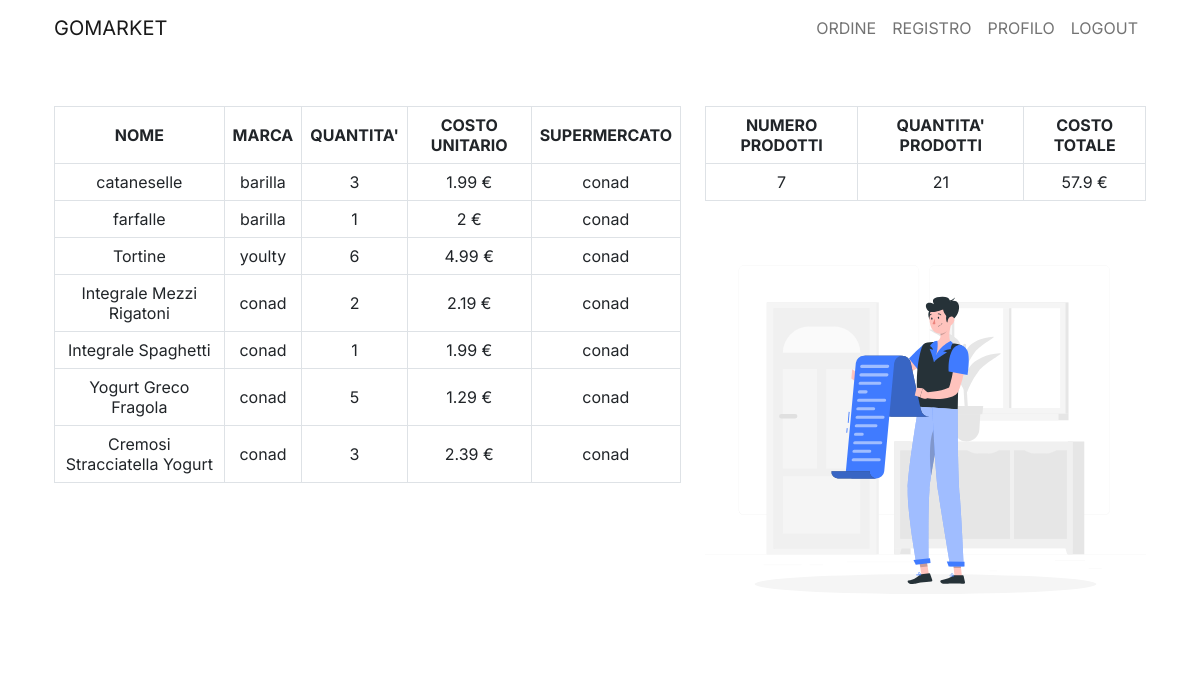
The page /page/cliente/detordine.php?id=31 (signed in) on the database its author committed.
### tables this page shows
CREATE TABLE `prodotto_ordine` (
  `ID` int(3) NOT NULL,
  `fk_id_prodotto` int(3) NOT NULL,
  `quantita_prodotto` int(3) NOT NULL,
  `fk_id_ordine` int(3) NOT NULL
);

CREATE TABLE `prodotto` (
  `ID` int(11) NOT NULL,
  `nome_prodotto` varchar(255) NOT NULL,
  `descrizione_prodotto` text NOT NULL,
  `marca_prodotto` varchar(255) NOT NULL,
  `costo_unitario_prodotto` float NOT NULL,
  `dimensione_prodotto` int(10) NOT NULL,
  `fk_id_supermercato` int(11) NOT NULL
);

CREATE TABLE `supermercato` (
  `ID` int(11) NOT NULL,
  `nome_super` varchar(255) NOT NULL,
  `desc_super` varchar(255) NOT NULL
);

CREATE TABLE `ordine` (
  `ID` int(3) NOT NULL,
  `codice_ordine` varchar(255) NOT NULL,
  `stato_ordine` int(1) NOT NULL,
  `totale_ordine` float NOT NULL,
  `data_ordine` date NOT NULL,
  `fk_id_utente` int(3) NOT NULL
);

### method/funzioni.php (called while the page is built, shortened)
<?php
    function connessione($sql, $base) {
		$conn = mysqli_connect("localhost", "root", "", $base);
		$resultset = $conn->query($sql);
		$righe = mysqli_fetch_all($resultset, MYSQLI_ASSOC);
		return $righe;
	}
?>

### page/cliente/detordine.php (the view, shortened to what this page needs)
<?php
    include("../../method/funzioni.php");
    if(!isset($_SESSION["NOME"])) {
        $nav = "
            <nav class='navbar sticky-top navbar-expand-lg navbar-light bg-white'>
                <div class='container-fluid'>
                <a class='navbar-brand' href='../../index.php'>GOMARKET</a>
                <button class='navbar-toggler' type='button' data-bs-toggle='collapse' data-bs-target='#navbarNav' aria-controls='navbarNav' aria-expanded='false' aria-label='Toggle navigation'>
                    <span class='navbar-toggler-icon'></span>
                </button>
                <div class='collapse navbar-collapse justify-content-end' id='navbarNav'>
                    <ul class='navbar-nav'>
                    <li class='nav-item'>
                        <a class='nav-link' href='../registrazione.php'>REGISTRATI</a>
                    </li>
                    <li class='nav-item'>
                        <a class='nav-link' href='../login.php'>ACCEDI</a>
                    </li>
                    </ul>
                </div>
                </div>
            </nav>
        ";
        $body = "
            <div class='container'>
                <div class='container row'>
                <div class='col-2'></div>
                <div class='col-8 first-item'>
                    <img src='../../assets/04.svg' class='img-fluid mx-auto d-block'>
                    </div>
                </div>
            </div>
        ";
    }else {
        $sql_ordine = "SELECT totale_ordine FROM ordine WHERE ID = {$_GET["id"]}";
        $ris_tot_ordine = connessione($sql_ordine, "gomarket");
        $sql = "SELECT * FROM prodotto_ordine po WHERE po.fk_id_ordine = {$_GET["id"]}";
        $risultato = connessione($sql, "gomarket");
        $flag = "
            <div class='table-responsive'>
            <table class='table table-bordered'>
                <thead class='align-middle text-center'>
                    <tr>
                    <th scope='col'>NOME</th>
                    <th scope='col'>MARCA</th>
                    <th scope='col'>QUANTITA'</th>
                    <th scope='col'>COSTO UNITARIO</th>
                    <th scope='col'>SUPERMERCATO</th>
                    </tr>
                </thead>
                <tbody class='align-middle text-center'>
        ";
        $p_couter = 0;
        $q_couter = 0;
        foreach($risultato as $riga) {
            $prod_sql = "SELECT * FROM prodotto WHERE ID = {$riga["fk_id_prodotto"]}";
            $ris = connessione($prod_sql, "gomarket");
            $sup_sql = "SELECT nome_super FROM supermercato WHERE ID = {$ris[0]["fk_id_supermercato"]}";
            $sup_ris = connessione($sup_sql, "gomarket");
            $p_couter++;
            $q_couter = $q_couter + $riga["quantita_prodotto"];
            $flag .= "
                <tr>
                    <td>{$ris[0]["nome_prodotto"]}</td>
                    <td>{$ris[0]["marca_prodotto"]}</td>
                    <td>{$riga["quantita_prodotto"]}</td>
                    <td>{$ris[0]["costo_unitario_prodotto"]} €</td>
                    <td>{$sup_ris[0]["nome_super"]}</td>
                </tr>
            ";
        }
        $flag .= "</tbody></table></div>";
        $nav = "
            <nav class='navbar sticky-top navbar-expand-lg navbar-light bg-white'>
                <div class='container-fluid'>
                <a class='navbar-brand' href='../../index.php'>GOMARKET</a>
                <button class='navbar-toggler' type='button' data-bs-toggle='collapse' data-bs-target='#navbarNav' aria-controls='navbarNav' aria-expanded='false' aria-label='Toggle navigation'>
                    <span class='navbar-toggler-icon'></span>
                </button>
                <div class='collapse navbar-collapse justify-content-end' id='navbarNav'>
                    <ul class='navbar-nav'>
                        <li class='nav-item'>
                        <a class='nav-link' href='./nordine.php'>ORDINE</a>
                    </li>
                    <li class='nav-item'>
                        <a class='nav-link' href='./registro.php'>REGISTRO</a>
                    </li>
                    <li class='nav-item'>
                        <a class='nav-link' href='../profilo.php'>PROFILO</a>
                    </li>
                    <li class='nav-item'>
                        <a class='nav-link' href='../../method/logout.php'>LOGOUT</a>
                    </li>
                    </ul>
                </div>
                </div>
            </nav>
        ";
        $body = "
            <div class='container first-item'>
                <div class='row'>
                    <div class='col-md-7'>
                        {$flag}
                    </div>
                    <div class='col-md-5'>
                        <table class='table table-bordered'>
                            <thead class='align-middle text-center'>
                                <tr>
                                    <th>NUMERO PRODOTTI</th>
                                    <th>QUANTITA' PRODOTTI</th>
                                    <th>COSTO TOTALE</th>
                                </tr>
                            </thead>
                            <tbody class='align-middle text-center'>
                                <tr>
                                    <td>{$p_couter}</td>
                                    <td>{$q_couter}</td>
                                    <td>{$ris_tot_ordine[0]["totale_ordine"]} €</td>
                                </tr>
                            </tbody>
                        </table>
                        <img src='../../assets/09.svg' class='img-fluid mx-auto d-block'></img>
                    </div>
                </div>
            </div>
        ";
    }
    $html = "
        <html>
            <head>
                <meta charset='utf-8'>
                <meta name='viewport' content='width=device-width, initial-scale=1'>
                <link href='https://cdn.jsdelivr.net/npm/bootstrap@5.0.0-beta1/dist/css/bootstrap.min.css' rel='stylesheet'>
                <link rel='preconnect' href='https://fonts.gstatic.com'>
                <link href='https://fonts.googleapis.com/css2?family=Inter:wght@500&display=swap' rel='stylesheet'>
                <link rel='stylesheet' href='../../style/style.css'>
                <title>GoMarket</title>
            </head>
            <body>
                <div class='container-lg'>
                    {$nav}
                    {$body}
                </div>
                <script src='https://cdn.jsdelivr.net/npm/bootstrap@5.0.0-beta2/dist/js/bootstrap.bundle.min.js'></script>
            </body>
        </html>
    ";
    print_r($html);
?>

### style/style.css (style rules this page uses)
body { font-family: 'Inter', sans-serif; }
.first-item { padding-top: 50px; }

### rows shown on the page
prodotto_ordine: prodotto.nome_prodotto "cataneselle", prodotto.marca_prodotto "barilla", quantita_prodotto "3", prodotto.costo_unitario_prodotto "1.99", supermercato.nome_super "conad"
prodotto_ordine: prodotto.nome_prodotto "farfalle", prodotto.marca_prodotto "barilla", quantita_prodotto "1", prodotto.costo_unitario_prodotto "2", supermercato.nome_super "conad"
prodotto_ordine: prodotto.nome_prodotto "Tortine", prodotto.marca_prodotto "youlty", quantita_prodotto "6", prodotto.costo_unitario_prodotto "4.99", supermercato.nome_super "conad"
prodotto_ordine: prodotto.nome_prodotto "Integrale Mezzi Rigatoni", prodotto.marca_prodotto "conad", quantita_prodotto "2", prodotto.costo_unitario_prodotto "2.19", supermercato.nome_super "conad"
prodotto_ordine: prodotto.nome_prodotto "Integrale Spaghetti", prodotto.marca_prodotto "conad", quantita_prodotto "1", prodotto.costo_unitario_prodotto "1.99", supermercato.nome_super "conad"
prodotto_ordine: prodotto.nome_prodotto "Yogurt Greco Fragola", prodotto.marca_prodotto "conad", quantita_prodotto "5", prodotto.costo_unitario_prodotto "1.29", supermercato.nome_super "conad"
prodotto_ordine: prodotto.nome_prodotto "Cremosi Stracciatella Yogurt", prodotto.marca_prodotto "conad", quantita_prodotto "3", prodotto.costo_unitario_prodotto "2.39", supermercato.nome_super "conad"
ordine: totale_ordine "57.9"

### other values the page prints
$p_couter "7"
$q_couter "21"
